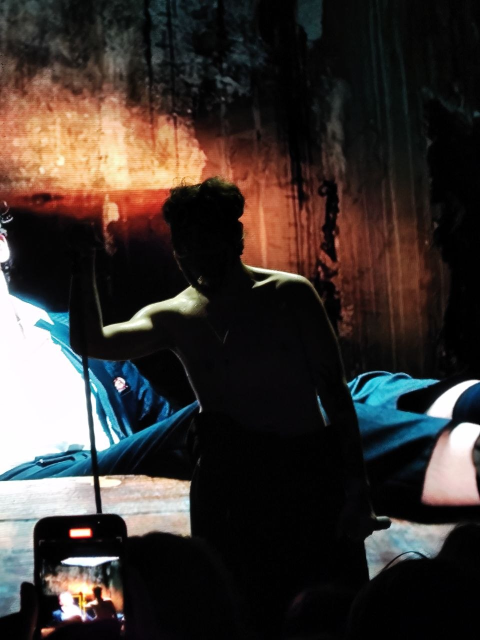
#> input picture image-edits/photo_2026-06-14_21-40-25-original.jpg, 960 x 1280 px (shown at 1/2 size)
$ python retouch_photo.py
#> lines starting #> are read from the running program, lines starting #| are printed output that depends on the picture
#> in main, img is the input picture: PIL image 960x1280 RGB; mean R, G, B 58.4, 51.5, 48.2
from pathlib import Path
from PIL import Image, ImageDraw, ImageEnhance, ImageFilter, ImageOps


ROOT = Path(__file__).resolve().parent
SRC = ROOT / "photo_2026-06-14_21-40-25-original.jpg"
OUT = ROOT / "photo_2026-06-14_21-40-25-retouched.jpg"
MASK_PREVIEW = ROOT / "photo_2026-06-14_21-40-25-mask-preview.png"


def avg_pixel(px, x, y, w, h, radius=3):
    total = [0, 0, 0]
    count = 0
    for yy in range(max(0, y - radius), min(h, y + radius + 1)):
        for xx in range(max(0, x - radius), min(w, x + radius + 1)):
            r, g, b = px[xx, yy]
            total[0] += r
            total[1] += g
            total[2] += b
            count += 1
    return tuple(v // count for v in total)


def build_phone_mask(size):
    w, h = size
    mask = Image.new("L", size, 0)
    draw = ImageDraw.Draw(mask)

    # Main phone body plus the hand/black holder silhouette that touches it.
    draw.rounded_rectangle((43, 1010, 292, h + 30), radius=30, fill=255)
    draw.polygon(
        [
            (24, 1044),
            (286, 1002),
            (326, h),
            (0, h),
            (0, 1188),
            (38, 1138),
        ],
        fill=255,
    )

    # Small top/side protrusions and the bright screen corners.
    draw.ellipse((50, 1000, 118, 1065), fill=255)
    draw.ellipse((235, 1018, 316, 1110), fill=255)
    draw.rectangle((72, 1042, 272, 1279), fill=255)

    return mask.filter(ImageFilter.GaussianBlur(1.5))


def denoise_and_sharpen(img):
    # Smooth chroma a little more than luma to reduce color noise without
    # wiping out the harsh stage-light texture.
    y, cb, cr = img.convert("YCbCr").split()
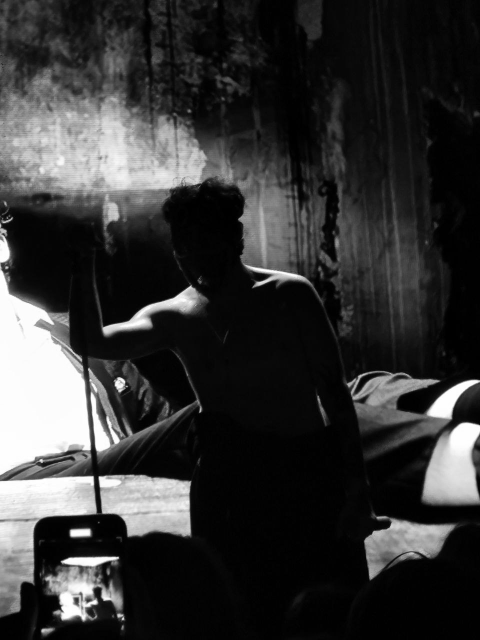
#> y: PIL image 960x1280 L (shown at 1/2 size); min 0, max 255, mean 52.9
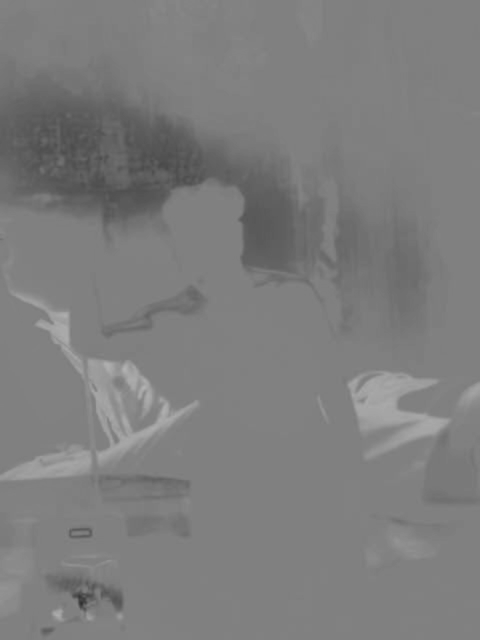
#> cb: PIL image 960x1280 L (shown at 1/2 size); min 46, max 178, mean 124.9
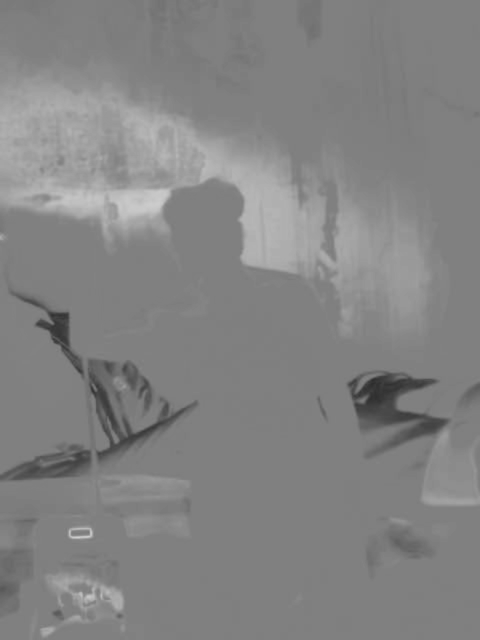
#> cr: PIL image 960x1280 L (shown at 1/2 size); min 43, max 208, mean 131.4
    y_soft = Image.blend(y, y.filter(ImageFilter.MedianFilter(3)), 0.18)
    cb_soft = cb.filter(ImageFilter.GaussianBlur(0.85))
    cr_soft = cr.filter(ImageFilter.GaussianBlur(0.85))
    cleaned = Image.merge("YCbCr", (y_soft, cb_soft, cr_soft)).convert("RGB")

    # The source has fine horizontal display/camera banding; a tiny vertical
    # softening pass calms that down before sharpening.
    vertical_soft = cleaned.filter(
        ImageFilter.Kernel(
            (3, 3),
            [
                0, 1, 0,
                0, 2, 0,
                0, 1, 0,
            ],
            scale=4,
        )
    )
    cleaned = Image.blend(cleaned, vertical_soft, 0.42)
    cleaned = ImageEnhance.Color(cleaned).enhance(1.03)
    cleaned = ImageEnhance.Contrast(cleaned).enhance(1.04)
    return cleaned.filter(ImageFilter.UnsharpMask(radius=1.35, percent=115, threshold=5))
#> in build_phone_mask, `mask = Image.new("L", size, 0)`: mask: PIL image 960x1280 L; every value is 0
#> in build_phone_mask, `return mask.filter(ImageFilter.GaussianBlur(1.5))`:
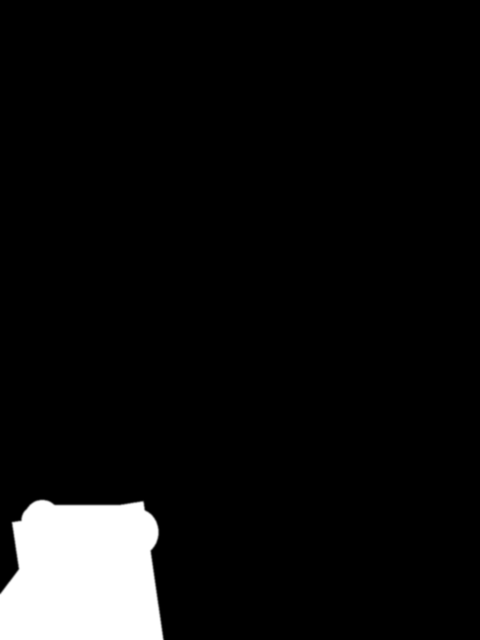
#> returned value: PIL image 960x1280 L (shown at 1/2 size); min 0, max 255, mean 16.5


def remove_phone(base, mask):
    w, h = base.size
#> w = 960; h = 1280
    source = base.load()
    replacement = base.copy()
    dest = replacement.load()
    mask_px = mask.load()

    for y in range(h):
        xs = [x for x in range(w) if mask_px[x, y] > 8]
        if not xs:
            continue

        x0, x1 = min(xs), max(xs)
        left_x = max(0, x0 - 28)
        right_x = min(w - 1, x1 + 34)
        left = avg_pixel(source, left_x, y, w, h, 4)
        right = avg_pixel(source, right_x, y, w, h, 4)

        for x in xs:
            t = (x - x0) / max(1, x1 - x0)
            grad = tuple(int(left[i] * (1 - t) + right[i] * t) for i in range(3))

            # Extend the tabletop/edge down from the clean band just above the
            # phone. Lower down, blend into the naturally dark foreground.
            table_sample = source[x, max(0, y - 74)]
            sx = min(w - 1, x + 330)
            sy = min(h - 1, y + 22)
            dark_sample = source[sx, sy]
            dark_sample = tuple(int(c * 0.48) for c in dark_sample)

            if y < 1068:
                fill = tuple(int(table_sample[i] * 0.78 + grad[i] * 0.22) for i in range(3))
            elif y < 1130:
                t2 = (y - 1068) / 62
                upper = tuple(int(table_sample[i] * 0.62 + grad[i] * 0.38) for i in range(3))
                fill = tuple(int(upper[i] * (1 - t2) + dark_sample[i] * t2) for i in range(3))
            else:
                fill = tuple(int(dark_sample[i] * 0.82 + grad[i] * 0.18) for i in range(3))

            if y > 1110:
                shade = min(0.9, (y - 1110) / 190)
                fill = tuple(int(fill[i] * (1 - shade) + 4 * shade) for i in range(3))

            dest[x, y] = fill

    softened = replacement.filter(ImageFilter.GaussianBlur(1.1))
    replacement = Image.composite(softened, replacement, mask.filter(ImageFilter.GaussianBlur(2.0)))
    return Image.composite(replacement, base, mask.filter(ImageFilter.GaussianBlur(7.5)))
#> returned value: PIL image 960x1280 RGB


def main():
    img = Image.open(SRC).convert("RGB")
    img = ImageOps.exif_transpose(img)
    base = denoise_and_sharpen(img)
    mask = build_phone_mask(base.size)
    result = remove_phone(base, mask)

    # A final gentle clarity pass after the retouch blend.
    result = result.filter(ImageFilter.UnsharpMask(radius=0.8, percent=45, threshold=7))
    result.save(OUT, quality=94, subsampling=1, optimize=True)

    overlay = base.copy()
    red = Image.new("RGB", base.size, (255, 30, 30))
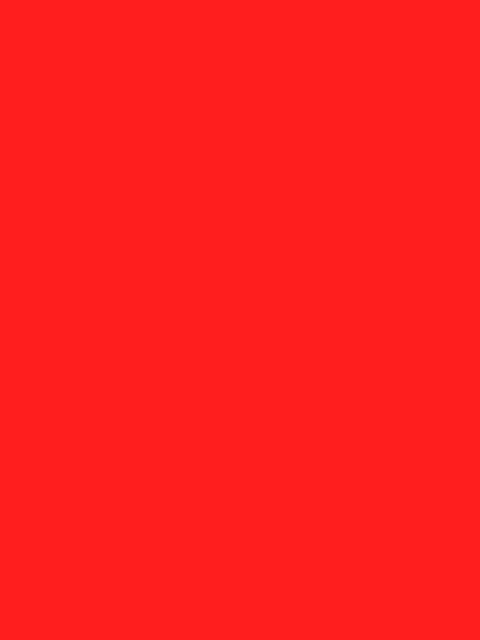
#> red: PIL image 960x1280 RGB (shown at 1/2 size); mean R, G, B 255, 30, 30
    overlay = Image.composite(red, overlay, mask.point(lambda p: 150 if p > 16 else 0))
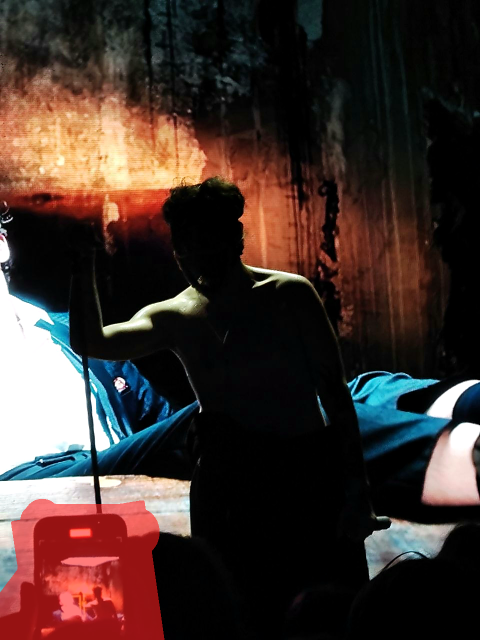
#> overlay: PIL image 960x1280 RGB (shown at 1/2 size); mean R, G, B 63.7, 48.6, 44.3
    Image.blend(base, overlay, 0.45).save(MASK_PREVIEW)
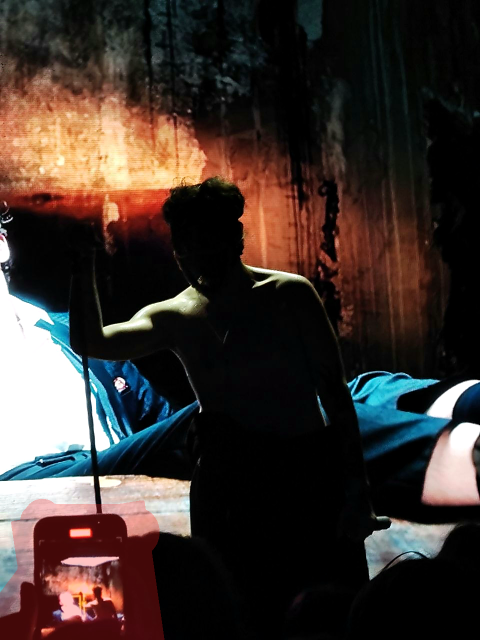
#> saved as photo_2026-06-14_21-40-25-mask-preview.png: PIL image 960x1280 RGB (shown at 1/2 size); mean R, G, B 59.9, 49.5, 45.1


if __name__ == "__main__":
    main()
